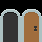

Tiled map render using the project's own tile images. Description and the whole map definition, tile-layer contents included, below:
An orthogonal 2x2 tile map with 21x21 px tiles, 1 tile layer (Kachelebene 1).

<map version="1.4" tiledversion="1.4.3" orientation="orthogonal" renderorder="right-down" width="2" height="2" tilewidth="21" tileheight="21" infinite="0" nextlayerid="2" nextobjectid="1">
 <tileset firstgid="1" source="tilemap_packed.tsx" />
 <layer id="1" name="Kachelebene 1" width="2" height="2">
  <data encoding="csv">
137,167,
138,168
</data>
 </layer>
</map>
